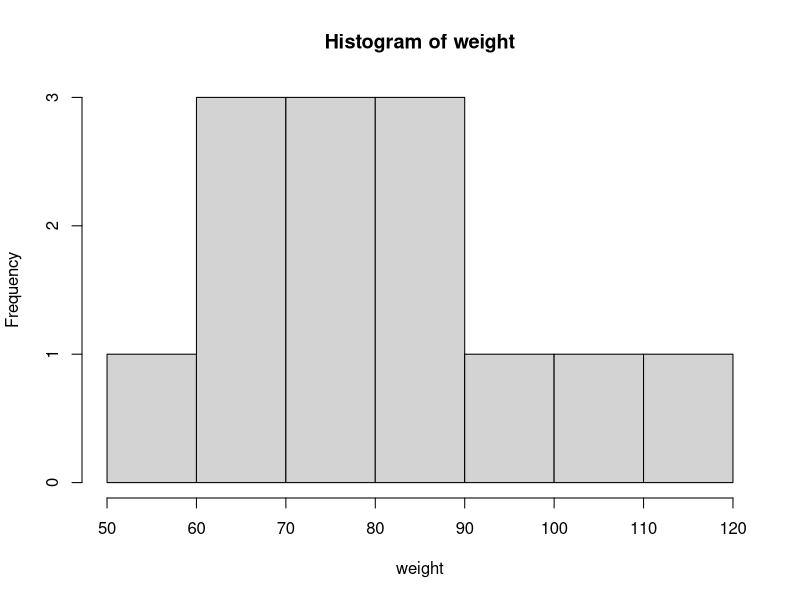
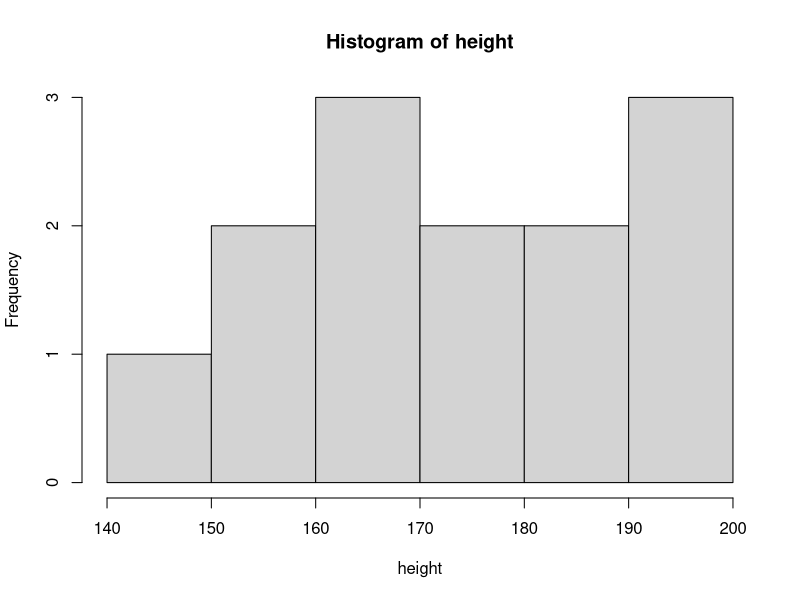
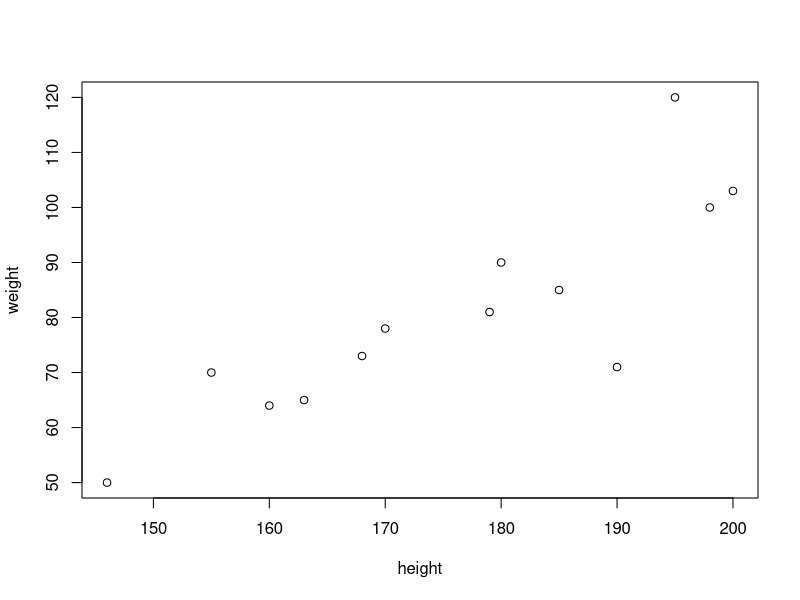
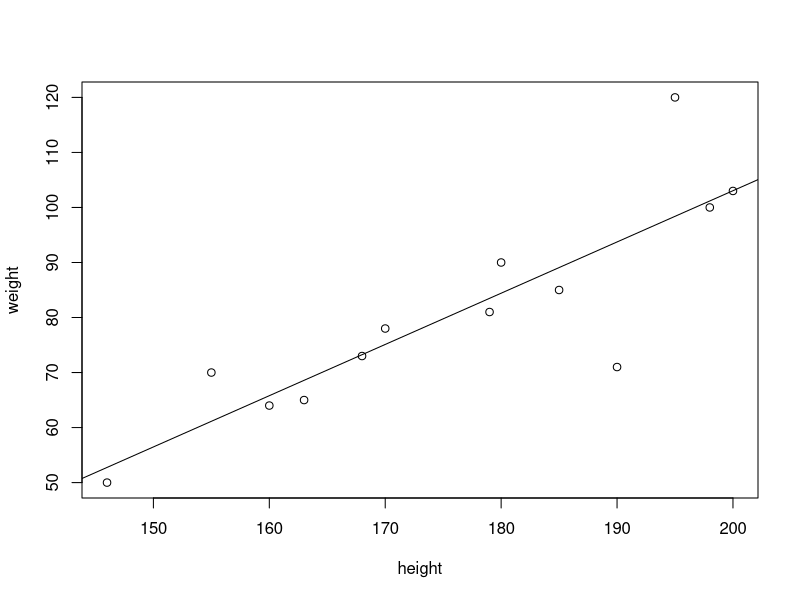
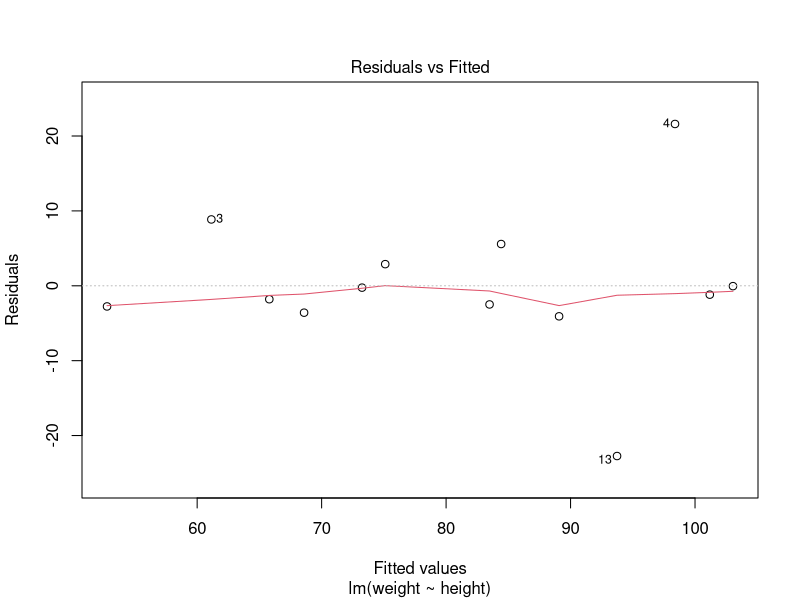
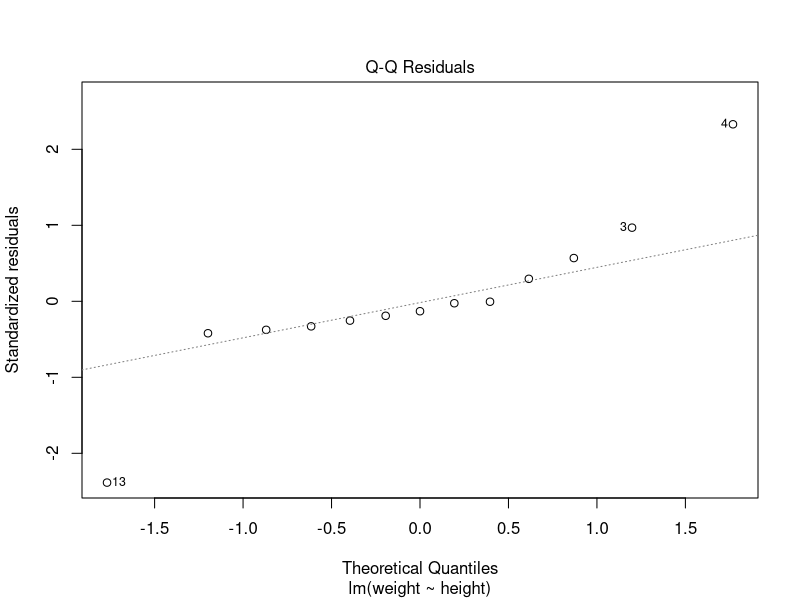
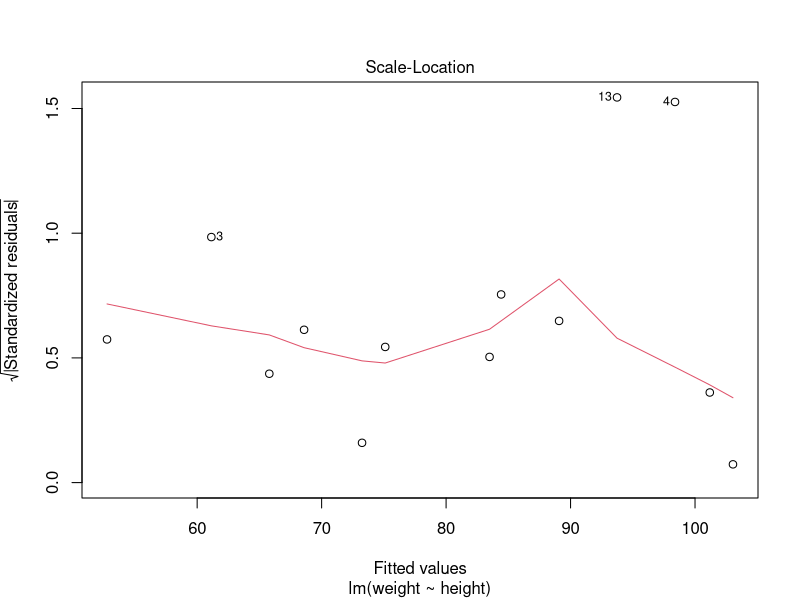
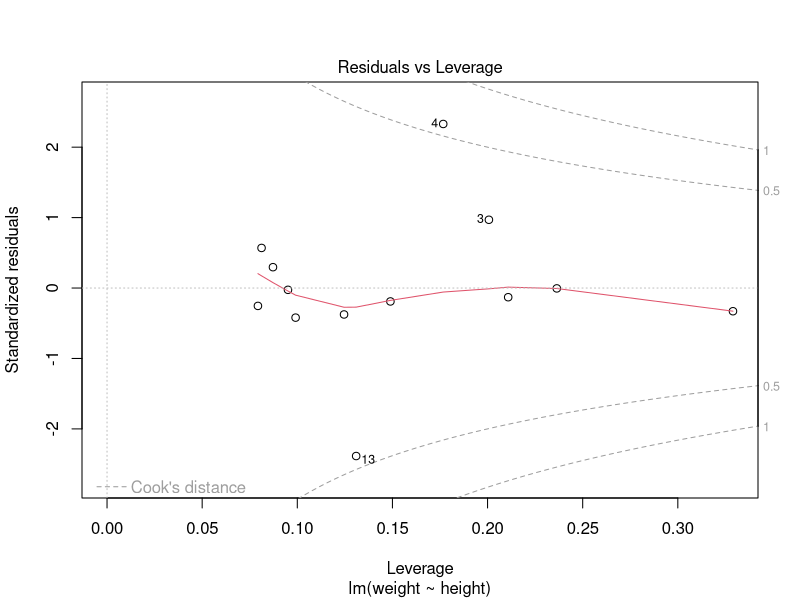

These figures' R source, in order:
# Problem 1
#The following distribution has a mean of 5 and a standard deviation of 2. 
# Using **pnorm** find the area under the curve from negative infinity to 4. 
pnorm(4,mean=5,sd = 1)
# How many standard deviations is 4 away from the mean? 1

# Problem 2
# create 2 vectors of numerical data
height <- c(163, 185, 155, 195, 168, 198, 200, 146, 179, 160, 180, 170, 190)
weight <- c(65, 85, 70, 120, 73, 100, 103, 50, 81, 64, 90, 78, 71)
# mean 
mean(height)
mean (weight)
# sd
sd(height)
sd(weight)
# plot - histogram 
hist(weight)
hist(height)
plot(height, weight)
# covariance and correlation of the two variables 
cov(height, weight)
cor.test(height, weight)

# Problem 3 
# create 2 vectors of numerical data
height <- c(163, 185, 155, 195, 168, 198, 200, 146, 179, 160, 180, 170, 190)
weight <- c(65, 85, 70, 120, 73, 100, 103, 50, 81, 64, 90, 78, 71)
plot(weight~height)
m1<-lm(weight~height)
abline(m1)
print(m1)
y<-coef(m1)["(Intercept)"] + coef(m1)["height"]*height[1];y
resid(m1)
y - 3.59117798
plot(m1)


# Problem 4 Chi-square test of independence
men = c(100, 120, 60)
women = c(350, 200, 90)


Observed <- matrix(c(100,120,60,350,200,90),nrow = 2,ncol = 3, byrow = T)
chisq.test(Observed)

#It provides strong evidence to suggest that men and women tend to have difference preferences for ice cream flavours.

#Problem 5 t test
before<-c(30,68,45,60,79,40,55,49,82,44,76)
after<-c(70,68,50,59,81,44,78,53,90,87,80)
boxplot(before, after, ylab="Test Scores",     
                 names=c("before","after"),                          
                 main="Effect of drug on test scores")

mean(before)
mean(after)
t.test(before,after, alternative = "less" )
t.test(before,after, alternative = "less" , paired = T)
#Note that the t.test() function always subtracts first group minus second group. Since the "before" were entered first into the function, and our hypothesis was that they would score higher on the test, this dictated the alternative hypothesis to be "difference between means is greater than zero."
mean(before) - mean(after)



